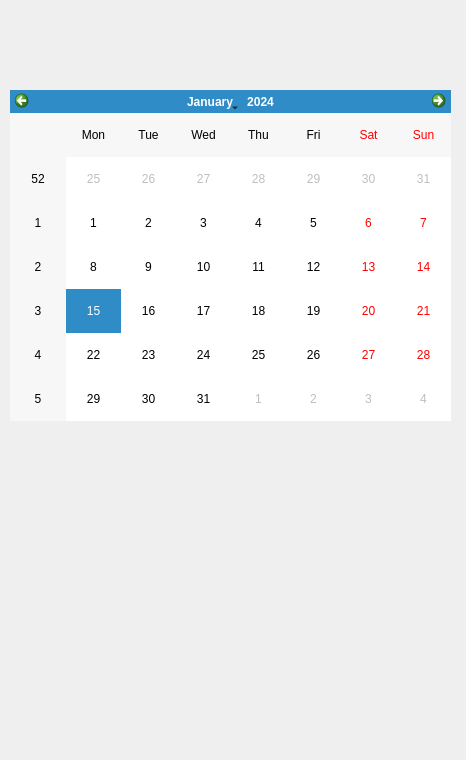
<?xml version="1.0" encoding="UTF-8"?>
<ui version="4.0">
 <class>Resultado</class>
 <widget class="QWidget" name="Resultado">
  <property name="geometry">
   <rect>
    <x>0</x>
    <y>0</y>
    <width>466</width>
    <height>760</height>
   </rect>
  </property>
  <property name="minimumSize">
   <size>
    <width>466</width>
    <height>760</height>
   </size>
  </property>
  <property name="maximumSize">
   <size>
    <width>466</width>
    <height>760</height>
   </size>
  </property>
  <property name="windowTitle">
   <string>Form</string>
  </property>
  <property name="windowFilePath">
   <string notr="true"/>
  </property>
  <widget class="QLabel" name="contadorLabel">
   <property name="geometry">
    <rect>
     <x>80</x>
     <y>430</y>
     <width>311</width>
     <height>101</height>
    </rect>
   </property>
   <property name="text">
    <string/>
   </property>
  </widget>
  <widget class="QCalendarWidget" name="calendarWidget">
   <property name="geometry">
    <rect>
     <x>10</x>
     <y>90</y>
     <width>441</width>
     <height>331</height>
    </rect>
   </property>
   <property name="maximumSize">
    <size>
     <width>999</width>
     <height>999</height>
    </size>
   </property>
  </widget>
 </widget>
 <resources/>
 <connections/>
</ui>
